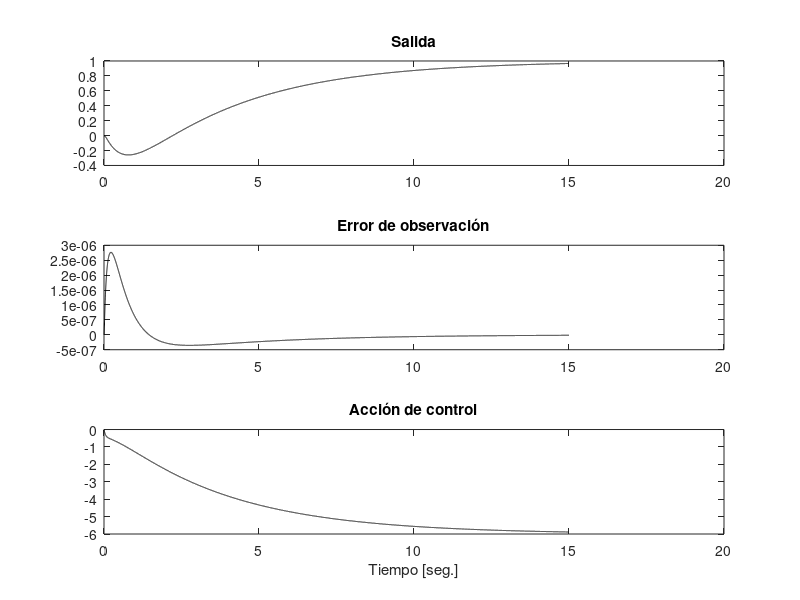

Write the MATLAB code that produced this figure.
clear all; clc; close all;

% Definición del sistema: G(s) = (2s - 1)/(s^2 + 3s + 6)
P = 1;
num = [1 + P, -P];
den = [1, 3, 6];

% Modelo en espacio de estados (forma canónica controlable)
A = [0 1; -den(3) -den(2)];
B = [0; 1];
C = [num(2), num(1)];
D = 0;

% Ampliación del sistema con integrador del error
Aa = [A, zeros(2,1); -C, 0];
Ba = [B; 0];
Mat_Aa = Aa; Mat_Ba = Ba;

% Cálculo del controlador LQR
Q = diag([100 50 10]); R = 1e-1;

% Hamiltoniano para solución del Riccati
Ha = [Aa, -Ba * inv(R) * Ba'; -Q, -Aa'];

%%%%%%Extraemos autovalores estables:Se obtienen los autovalores de Ha, y se seleccionan los vectores propios correspondientes a autovalores con parte real negativa (i.e., estables), que son necesarios para garantizar estabilidad.
[V,D] = eig(Ha); MX1X2 = [];

for ii = 1:size(Ha,1)
    if real(D(ii,ii)) < 0
        MX1X2 = [MX1X2 V(:,ii)];
    end
end

%%%%%
%División del vector propio en dos bloques:componentes asociadas al estado (MX1) y al costo (MX2)
MX1 = MX1X2(1:end/2,:); 
MX2 = MX1X2(end/2+1:end,:);

%%%%%

%solución de la ecuación algebraica de Riccati
P = real(MX2 * inv(MX1));

%Este Ka es la ganancia óptima del controlador. En este caso, está diseñada para el sistema ampliado, así que Ka tiene dos partes: K: para los estados originales,Ki: para el estado integrador del error (acción integral).
Ka = inv(R) * Ba' * P;  % Ganancias ampliadas [K Ki]

disp('Controlador ampliado en ')
eig(Mat_Aa - Mat_Ba * Ka)

% Cálculo del observador de estados
A_d = A'; B_d = C'; C_d = B';
Qo = 1e5 * diag([1 1]); Ro = 1e1;

Ho = [A_d, -B_d * inv(Ro) * B_d'; -Qo, -A_d'];
[V,D] = eig(Ho); MX1X2 = [];

for ii = 1:size(Ho,1)
    if real(D(ii,ii)) < 0
        MX1X2 = [MX1X2 V(:,ii)];
    end
end

MX1 = MX1X2(1:end/2,:); MX2 = MX1X2(end/2+1:end,:);
Po = real(MX2 * inv(MX1));
Ko = (inv(Ro) * B_d' * Po)';  % Ganancia del observador

disp('Observador en ')
eig(A - Ko * C)

% Simulación
h = 1e-3; T = 15;
Max_T = T/h;

y(1) = 0; yp(1) = 0;
ref = 1; psi = 0; u = 0;
x_hat = [0;0];

for ii = 2:Max_T
    ua = u;
    u = -Ka * [x_hat; psi];
    psi_p = ref - y(ii-1);
    psi = psi + psi_p * h;
    
    up = (u - ua)/h;
    ypp = 2*up - 1*u - 3*yp(ii-1) - 6*y(ii-1);
    yp(ii) = yp(ii-1) + h * ypp;
    y(ii) = y(ii-1) + h * yp(ii);
    
    ys(ii-1) = y(ii);
    t(ii-1) = ii * h;
    
    x_hat_p = A * x_hat + B * u + Ko * (y(ii-1) - C * x_hat);
    x_hat = x_hat + x_hat_p * h;
    
    y_o(ii-1) = C * x_hat;
    acc(ii-1) = u;
end

% Gráficas
subplot(3,1,1); plot(t, ys, 'k'); title('Salida')
subplot(3,1,2); plot(t, ys - y_o, 'k'); title('Error de observación')
subplot(3,1,3); plot(t, acc, 'k'); title('Acción de control'); xlabel('Tiempo [seg.]')

%% PM7.4 extraído de la literatura (Dorf. Sistemas de Control Moderno 10ta
% edición. Pearson Prentice Hall 2005).
clear all;clc;close all;
% G =
%2 s - 1
%-------------
%s^2 + 3 s + 6
% pkg load signal
% G
P=1;
num=[1+P -P];
den=[1 3 6];%
% [A,B,C,D] = tf2ss(num,den);

A(1,1)=0;A(1,2)=1;
A(2,1)=-den(3);A(2,2)=-den(2);
B(1,:)=0;B(2,:)=1;
C(1)=num(2);C(2)=num(1);D=0;
[n,d]=ss2tf(A,B,C,D)
Aa=[A,[0;0];-C,0];
Ba=[B;0];
Mat_Aa=Aa;Mat_Ba=Ba;

%Cálculo del LQR-----------------------------------------------------------
Q=diag([100 50 10 ]);R=1e-1;

%Construcción del Hamiltoniano para el cálculo del controlador
Ha=[Aa -Ba*inv(R)*Ba'; -Q -Aa'];
[n,va]=size(Ha);
[V,D]=eig(Ha);MX1X2=[];

for ii=1:n
if real(D(ii,ii))<0
MX1X2=[MX1X2 V(:,ii)];
end
end

MX1=MX1X2(1:n/2,:); MX2=MX1X2(n/2+1:end,:);
% P=abs(MX2*inv(MX1));
P=real(MX2*inv(MX1));
Ka=inv(R)*Ba'*P;

%Fin cálculo del controlador-----------------------------------------------
disp('Controlador ampliado en ')
eig(Mat_Aa-Mat_Ba*Ka)

%Cálculo del Observador---------------------------------------------------
A_d=A';
B_d=C';
C_d=B';
Qo=1e5*diag([1 1]);Ro=1e1;

%Construcción del Hamiltoniano para el cálculo del observador
Ho=[A_d -B_d*inv(Ro)*B_d'; -Qo -A_d'];
[no,va]=size(Ho);
[V,D]=eig(Ho);MX1X2=[];

for ii=1:no
if real(D(ii,ii))<0
MX1X2=[MX1X2 V(:,ii)];
end
end

MX1=MX1X2(1:no/2,:); MX2=MX1X2(no/2+1:end,:);
Po=real(MX2*inv(MX1));
Ko=(inv(Ro)*B_d'*Po)';
disp('Observador en ')
eig(A-Ko*C)

%FIN cálculo del Observador------------------------------------------
%Los valores del controlador de obtienen del K ampliado


h=1e-3;
T=15;
e=0;ys=[];ypp(1)=0;yp(1)=0;y(1)=0;t=[];
Max_T=T/h;
y(1)=0;
x=[yp(1);y(1)];ref=1;psi=0;
u=0;x_hat=[0;0];y_o(1)=0;acc(1)=0;

for ii=2:Max_T
ua=u;
u=-Ka*[x_hat;psi];
psi_p=ref-y(ii-1);
psi=psi+psi_p*h;
up=(u-ua)/h;
ypp=2*up-1*u-3*yp(ii-1)-6*y(ii-1); %G de lazo abierto
yp(ii)=yp(ii-1)+h*ypp;
y(ii)=y(ii-1)+h*yp(ii);
ys(ii-1)=y(ii);
t(ii-1)=ii*h;
x_hat_p=A*x_hat+B*u+Ko*(y(ii-1)-C*x_hat);
x_hat=x_hat+x_hat_p*h;
y_o(ii-1)=C*x_hat;
acc(ii-1)=u;
end

subplot(3,1,1);plot(t,ys,'k');title('Salida')
subplot(3,1,2);plot(t,ys-y_o,'k');title('Error de observación')
subplot(3,1,3);plot(t,acc,'k');title('Acción de control');xlabel('Tiempo [seg.]')
% save('PM7_4.mat','-v7');
% save('PM7_4.mat','-v7');